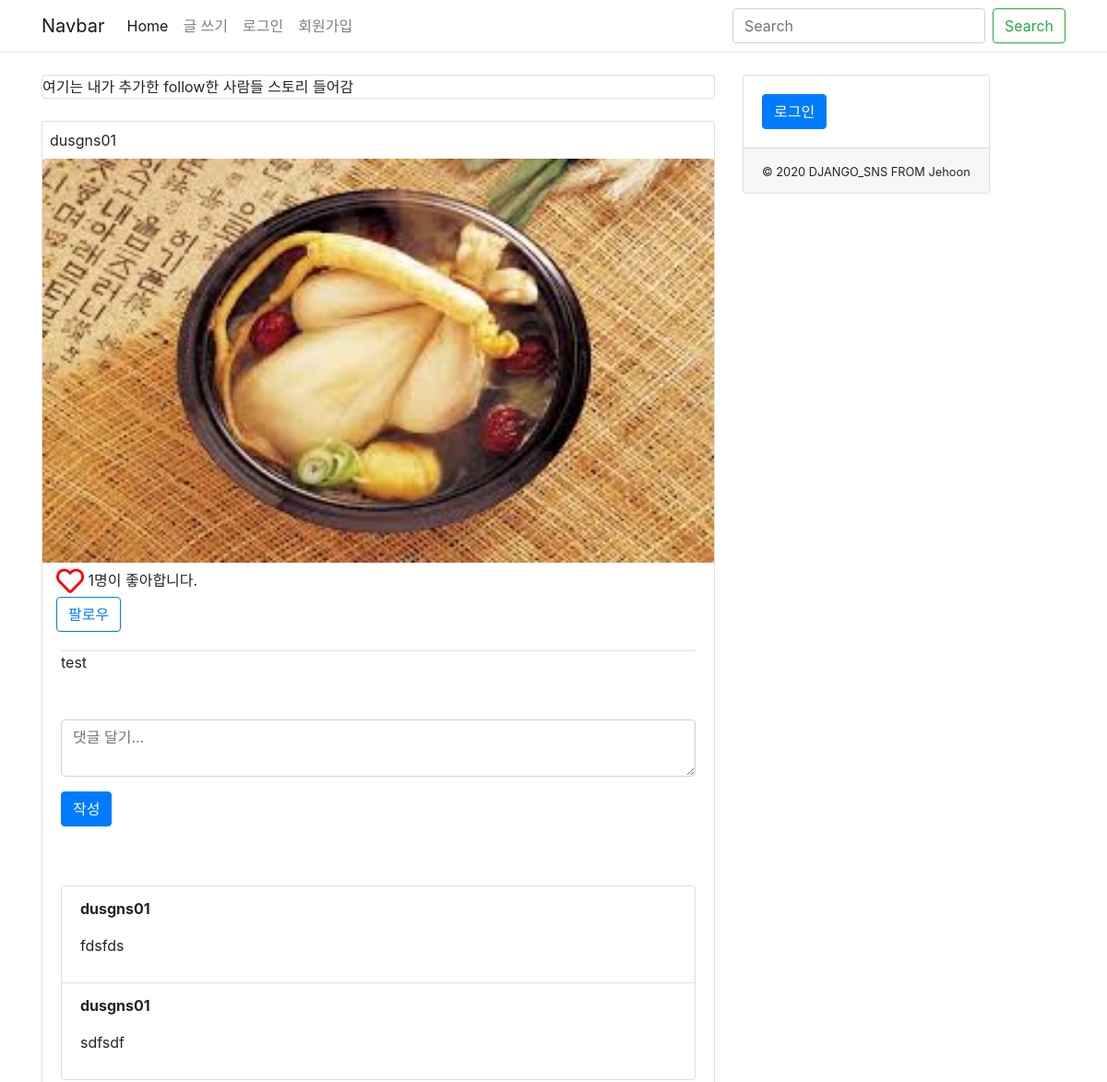
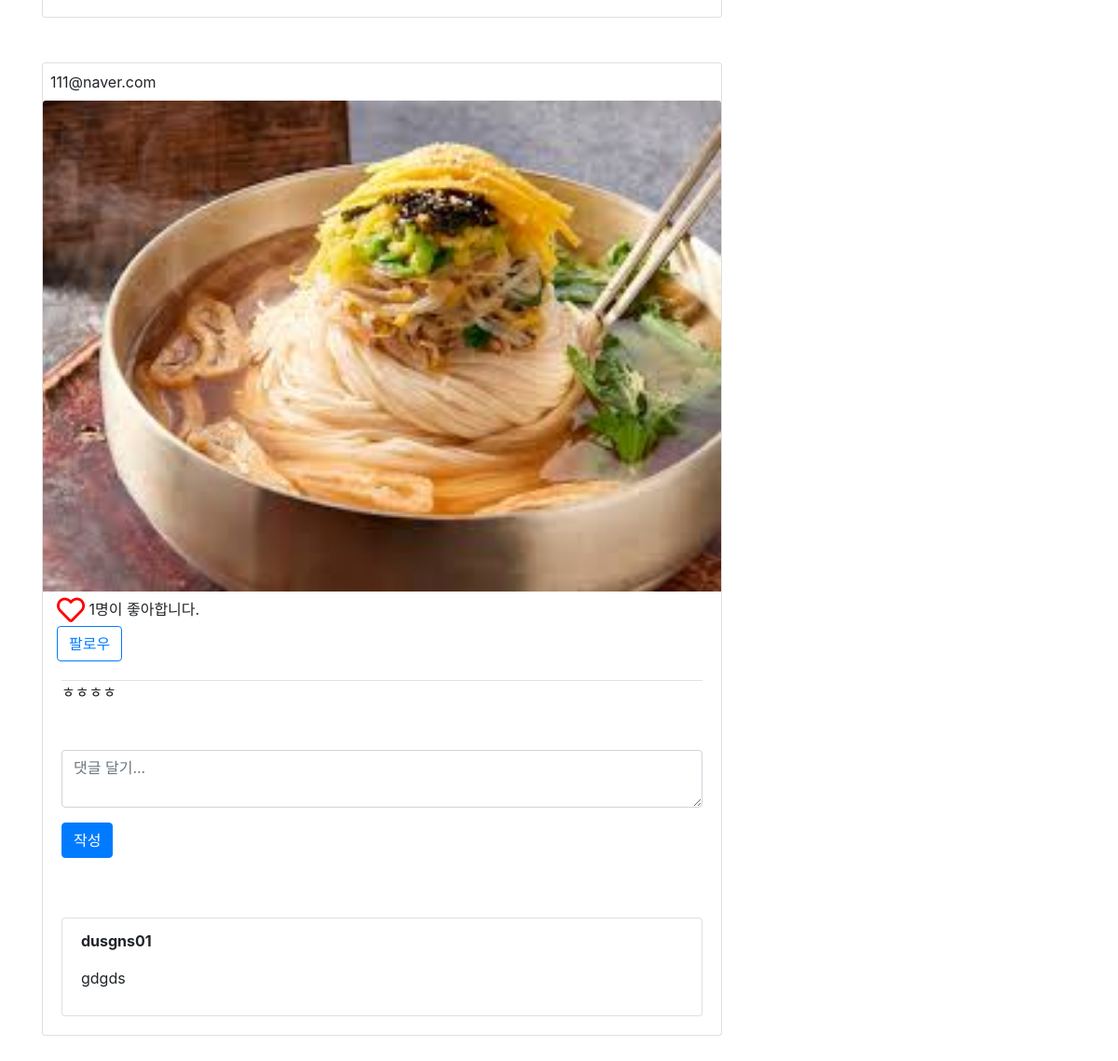
The app's page /, older data (2 pictures, top to bottom).
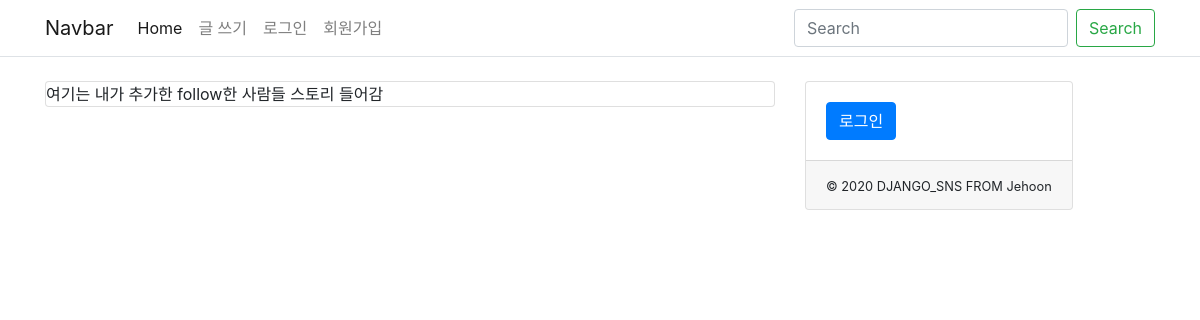
The same page, newer data.
### posts/models.py (models this page shows)
class Post(models.Model):
    title = models.CharField(max_length=50, null=False)
    content = models.TextField()
    view_count = models.IntegerField(default=0)
    image = models.ImageField(upload_to="image/post")
    user = models.ForeignKey(User, on_delete = models.CASCADE)
    like_user_set = models.ManyToManyField(User, blank=True, related_name='like_user_set', through='Like')
    created_at = models.DateTimeField(auto_now_add=True)
    updated_at = models.DateTimeField(auto_now=True)
    @property
    def like_count(self):
        return self.like_user_set.count()

class Comment(models.Model):
    post = models.ForeignKey(Post, on_delete = models.CASCADE, related_name='comments')
    user = models.ForeignKey(User, on_delete = models.CASCADE)
    content = models.TextField()
    created_at = models.DateTimeField(auto_now_add=True)
    updated_at = models.DateTimeField(auto_now=True)

### django_sns/views.py (the view)
# urls.py: 2. Add a URL to urlpatterns:  path('', views.home, name='home')
def home(request):
    context = {
        'user': request.user,
        'posts': Post.objects.all(),
        'comments': Comment.objects.all()
    }
    return render(request, 'home.html', context)

### templates/home.html (shortened to what the changed rows need)
{% extends 'base.html' %}
{% block content %}
<div class="sns-container">
    <div class="row">
        <div class="col-8">
            {% for post in posts %}
                <div class="card mb-5 sns-card">
                    <div class="row pt-2 pr-2 pl-2 pb-2">
                        <div class="col">
                            <span>{{ post.user.username }}</span>
                        </div>
                    </div>
                    {% if post.image %}
                        <img class="card-img-top" src="{{ post.image.url }}" alt="Card image cap">
                    {% endif %}
                    <div class="row">
                        <div class="col" style="margin-left:15px; margin-top: 5px;">
                            <span>
                                <a href="{% url 'posts:post_like' post.id %}" style="color: red;">
                                    {% if user in post.like_user_set.all %}
                                        <i class="fas fa-heart" style="font-size: 30px;"></i>
                                    {% else %}
                                        <i class="far fa-heart" style="font-size: 30px;"></i>
                                    {% endif %}
                                </a>
                            </span>
                            <span style="vertical-align: super;">{{ post.like_count }}명이 좋아합니다.</span>
                            <div class="follow-btn">
                                {% if user != post.user %}
                                    {% if user.profile in post.user.profile.followers.all %}
                                        <a href="{% url 'users:follow_toggle' post.user.id %}" class="btn btn-primary">팔로잉</a>
                                    {% else %}
                                        <a href="{% url 'users:follow_toggle' post.user.id %}" class="btn btn-outline-primary">팔로우</a>
                                    {% endif %}
                                {% endif %}
                            </div>
                        </div>
                    </div>
                    <div class="card-body">
                        <div class="comment-section border-top">
                        {{ post.content }}
                            <form action="{% url 'posts:create_comment' post.id %}" method="POST" style="margin-top: 50px;" class="create-comment-form">
                                <div class="form-group">
                                    <textarea class="form-control" name="content" placeholder="댓글 달기..." required></textarea>
                                </div>
                                <button type="submit" class="btn btn-primary comment-submit-button">작성</button>
                            </form><br>
                            {% if post.comments %}
                                <ul class="list-group" id="comments-list-{{ post.pk }}" style="margin-top: 40px;">
                                    {% for comment in post.comments.all %}
                                        {% include 'comments/_comment.html' with comment=comment user=user %}
                                    {% endfor %}
                                </ul>
                            {% endif %}
                        </div>
                    </div>
                </div>
            {% endfor %}
        </div>
    </div>
</div>
{% endblock %}

### posts/templates/comments/_comment.html (shortened to what this page needs)
<li class="list-group-item" id="comment-{{ comment.pk }}">
    <p>
        <b>{{ comment.user.username }}</b>
    </p>
    <p>{{ comment.content }}</p>
</li>

Row changes from the older to the newer data that the page shows:
removed Post: user.username "dusgns01", image (picture), like_count "1", shows "팔로우", content "test"
removed Comment: user.username "dusgns01", content "fdsfds"
removed Comment: user.username "dusgns01", content "sdfsdf"
removed Post: user.username "111@naver.com", image (picture), like_count "1", shows "팔로우", content "ㅎㅎㅎㅎ"
removed Comment: user.username "dusgns01", content "gdgds", shown under "111@naver.com"
